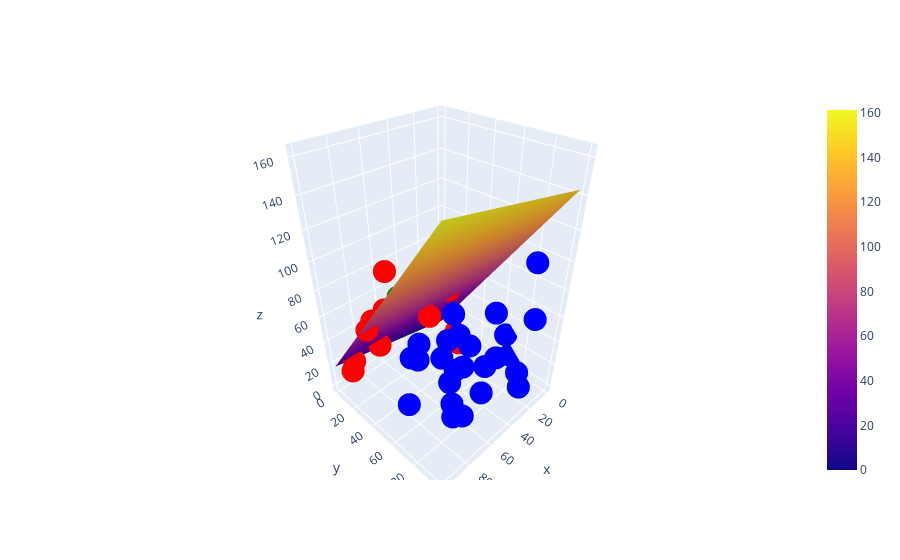

Here is the notebook cell this chart was saved with:
### Code cell
import plotly.graph_objects as go
import numpy as np
from sklearn.cluster import KMeans
import math

n=50
x=np.random.randint(0,100,n+1)
y=np.random.randint(0,100,n+1)
z=np.random.randint(0,100,n+1)

points=[]
for i in range(n):
    points.append([x[i],y[i],z[i]])
    
kmeans=KMeans(n_clusters=2,random_state=0).fit(points)
clusters=kmeans.labels_
colors=['red']*n
for i in range(n):
    if(clusters[i]==1):
        colors[i]=('blue')
        
xn=np.random.randint(0,100)
yn=np.random.randint(0,100)
zn=np.random.randint(0,100)
points.append([xn,yn,zn])
x[len(x)-1]=xn
y[len(y)-1]=yn
z[len(z)-1]=zn
colors.append('green')

def predict(features, weights):
    zz = np.dot(features, weights)
    return sigmoid(zz)

def sigmoid(zz):
    num = 1 / (1 + np.exp(-zz))
    return num

def update_weights(features, labels, weights, lr):
    N = len(features)

    predictions = predict(features, weights)
    gradient = np.dot(np.transpose(features),  predictions - labels)
    gradient /= N
    gradient *= lr
    weights -= gradient
    return weights

def train(features, labels, weights, lr, iters):
    cost_history = []
    for i in range(iters):
        weights = update_weights(features, labels, weights, lr)
    return weights

def decision(proc):
    return 'blue' if proc >= 0.5 else 'red'

weighss=train(points[:(len(points)-1)], clusters, [1,1,1], 0.000001, 10000000)


# from sklearn.svm import SVC

# svc = SVC(kernel='linear')
# svc.fit(points[:n],clusters)

print("A: ",weighss[0], "  B: ",weighss[1], "  C: ",weighss[2],)
# print(svc.coef_)
print("New point:",points[(len(points)-1)])
print("Predict new point:", decision(predict(points,weighss)[(len(points)-1)]),
      "%=: ", '{:0.9f}'.format(predict(points,weighss)[(len(points)-1)]*100))


fig=go.Figure()
fig.add_trace(go.Scatter3d(x=x,y=y,z=z, mode='markers', marker=dict(color=colors)))

tmp = np.linspace(0,100,50)
xx,yx = np.meshgrid(tmp,tmp)
# zz = lambda x,y: (-svc.intercept_[0]-svc.coef_[0][0]*x-svc.coef_[0][1]*y) / svc.coef_[0][2]
# print(zz(xx,yx))

zz = lambda x,y: ((weighss[0]*x-weighss[1]*y) / weighss[2])
print(zz(xx,yx))


fig.add_trace(go.Surface(x=xx,y=yx,z=zz(xx,yx)))
fig.show()

### Figure 1 — Plotly figure (JSON) as saved in the notebook; plotly's stock layout.template omitted (floating-point values rounded to 4 significant figures; data arrays with more than 128 entries replaced by an {"elided": "..."} marker saying what was removed)
{"data": [{"marker": {"color": ["blue", "red", "blue", "red", "blue", "blue", "red", "blue", "blue", "red", "red", "blue", "red", "blue", "red", "red", "red", "blue", "blue", "blue", "red", "blue", "blue", "red", "red", "blue", "red", "red", "red", "red", "red", "red", "blue", "red", "blue", "blue", "blue", "red", "blue", "blue", "red", "blue", "red", "red", "blue", "blue", "red", "red", "blue", "blue", "green"]}, "mode": "markers", "type": "scatter3d", "x": [0, 90, 57, 45, 95, 23, 13, 57, 8, 90, 27, 79, 11, 47, 51, 19, 5, 31, 79, 40, 81, 30, 66, 20, 8, 52, 17, 66, 5, 60, 41, 36, 72, 2, 63, 83, 22, 13, 91, 77, 6, 2, 95, 54, 43, 40, 27, 74, 54, 90, 49], "y": [69, 8, 96, 13, 78, 65, 13, 71, 86, 4, 30, 85, 35, 57, 40, 36, 9, 96, 95, 65, 20, 98, 46, 26, 14, 57, 17, 17, 7, 5, 40, 15, 88, 18, 72, 54, 98, 8, 99, 51, 46, 65, 35, 32, 79, 53, 33, 16, 96, 90, 7], "z": [8, 22, 93, 56, 74, 10, 76, 63, 97, 10, 65, 51, 78, 65, 56, 11, 57, 32, 32, 40, 58, 20, 46, 67, 58, 47, 57, 86, 52, 47, 85, 52, 60, 1, 10, 11, 70, 42, 45, 45, 99, 26, 68, 81, 10, 10, 61, 31, 60, 80, 53]}, {"type": "surface", "x": {"elided": "50x50 float values"}, "y": {"elided": "50x50 float values"}, "z": {"elided": "50x50 float values"}}], "layout": {}}
